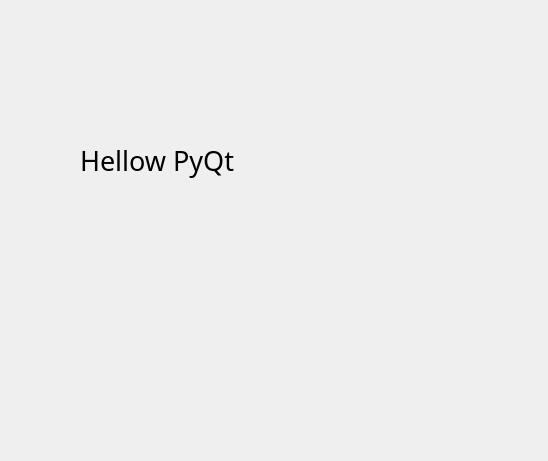
<?xml version="1.0" encoding="UTF-8"?>
<ui version="4.0">
 <class>Dialog</class>
 <widget class="QDialog" name="Dialog">
  <property name="geometry">
   <rect>
    <x>0</x>
    <y>0</y>
    <width>548</width>
    <height>461</height>
   </rect>
  </property>
  <property name="windowTitle">
   <string>Dialog</string>
  </property>
  <widget class="QLabel" name="label">
   <property name="geometry">
    <rect>
     <x>80</x>
     <y>120</y>
     <width>341</width>
     <height>81</height>
    </rect>
   </property>
   <property name="font">
    <font>
     <family>맑은 고딕</family>
     <pointsize>20</pointsize>
    </font>
   </property>
   <property name="text">
    <string>Hellow PyQt</string>
   </property>
  </widget>
 </widget>
 <resources/>
 <connections/>
</ui>
